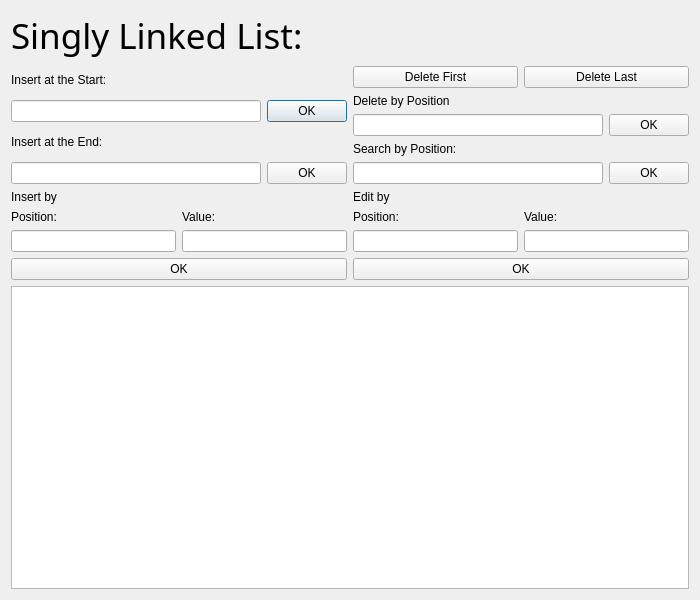
<?xml version="1.0" encoding="UTF-8"?>
<ui version="4.0">
 <class>SimpleList</class>
 <widget class="QDialog" name="SimpleList">
  <property name="geometry">
   <rect>
    <x>0</x>
    <y>0</y>
    <width>700</width>
    <height>600</height>
   </rect>
  </property>
  <property name="windowTitle">
   <string>Dialog</string>
  </property>
  <layout class="QVBoxLayout" name="verticalLayout_14">
   <item>
    <widget class="QLabel" name="label_3">
     <property name="font">
      <font>
       <family>San Francisco Text</family>
       <pointsize>26</pointsize>
      </font>
     </property>
     <property name="text">
      <string>Singly Linked List:</string>
     </property>
    </widget>
   </item>
   <item>
    <layout class="QHBoxLayout" name="horizontalLayout_8">
     <item>
      <layout class="QVBoxLayout" name="verticalLayout_12">
       <item>
        <layout class="QVBoxLayout" name="verticalLayout_2">
         <item>
          <widget class="QLabel" name="label_4">
           <property name="text">
            <string>Insert at the Start:</string>
           </property>
          </widget>
         </item>
         <item>
          <layout class="QHBoxLayout" name="horizontalLayout_2">
           <item>
            <widget class="QLineEdit" name="addInicio"/>
           </item>
           <item>
            <widget class="QPushButton" name="addInicioButton">
             <property name="text">
              <string>OK</string>
             </property>
            </widget>
           </item>
          </layout>
         </item>
        </layout>
       </item>
       <item>
        <layout class="QVBoxLayout" name="verticalLayout">
         <item>
          <widget class="QLabel" name="label">
           <property name="text">
            <string>Insert at the End:</string>
           </property>
          </widget>
         </item>
         <item>
          <layout class="QHBoxLayout" name="horizontalLayout">
           <item>
            <widget class="QLineEdit" name="addText"/>
           </item>
           <item>
            <widget class="QPushButton" name="addButton">
             <property name="text">
              <string>OK</string>
             </property>
            </widget>
           </item>
          </layout>
         </item>
        </layout>
       </item>
       <item>
        <layout class="QVBoxLayout" name="verticalLayout_6">
         <item>
          <layout class="QVBoxLayout" name="verticalLayout_5">
           <item>
            <widget class="QLabel" name="label_2">
             <property name="text">
              <string>Insert by</string>
             </property>
            </widget>
           </item>
           <item>
            <layout class="QHBoxLayout" name="horizontalLayout_3">
             <item>
              <layout class="QVBoxLayout" name="verticalLayout_3">
               <item>
                <widget class="QLabel" name="label_5">
                 <property name="text">
                  <string>Position:</string>
                 </property>
                </widget>
               </item>
               <item>
                <widget class="QLineEdit" name="labelTextoposicionInsertar"/>
               </item>
              </layout>
             </item>
             <item>
              <layout class="QVBoxLayout" name="verticalLayout_4">
               <item>
                <widget class="QLabel" name="label_6">
                 <property name="text">
                  <string>Value:</string>
                 </property>
                </widget>
               </item>
               <item>
                <widget class="QLineEdit" name="labeltextovalor"/>
               </item>
              </layout>
             </item>
            </layout>
           </item>
          </layout>
         </item>
         <item>
          <widget class="QPushButton" name="ButtonInsertarporPos">
           <property name="text">
            <string>OK</string>
           </property>
          </widget>
         </item>
        </layout>
       </item>
      </layout>
     </item>
     <item>
      <layout class="QVBoxLayout" name="verticalLayout_13">
       <item>
        <layout class="QHBoxLayout" name="horizontalLayout_7">
         <item>
          <widget class="QPushButton" name="EliminarInicioButton">
           <property name="text">
            <string>Delete First</string>
           </property>
          </widget>
         </item>
         <item>
          <widget class="QPushButton" name="EliminarFinalButton">
           <property name="text">
            <string>Delete Last</string>
           </property>
          </widget>
         </item>
        </layout>
       </item>
       <item>
        <layout class="QVBoxLayout" name="verticalLayout_7">
         <item>
          <widget class="QLabel" name="label_7">
           <property name="text">
            <string>Delete by Position</string>
           </property>
          </widget>
         </item>
         <item>
          <layout class="QHBoxLayout" name="horizontalLayout_4">
           <item>
            <widget class="QLineEdit" name="labelEliminarPos"/>
           </item>
           <item>
            <widget class="QPushButton" name="EliminarPosButton">
             <property name="text">
              <string>OK</string>
             </property>
            </widget>
           </item>
          </layout>
         </item>
        </layout>
       </item>
       <item>
        <layout class="QVBoxLayout" name="verticalLayout_11">
         <item>
          <widget class="QLabel" name="label_11">
           <property name="text">
            <string>Search by Position:</string>
           </property>
          </widget>
         </item>
         <item>
          <layout class="QHBoxLayout" name="horizontalLayout_6">
           <item>
            <widget class="QLineEdit" name="labelBuscar"/>
           </item>
           <item>
            <widget class="QPushButton" name="buscarButton">
             <property name="text">
              <string>OK</string>
             </property>
            </widget>
           </item>
          </layout>
         </item>
        </layout>
       </item>
       <item>
        <layout class="QVBoxLayout" name="verticalLayout_10">
         <item>
          <widget class="QLabel" name="label_8">
           <property name="text">
            <string>Edit by</string>
           </property>
          </widget>
         </item>
         <item>
          <layout class="QHBoxLayout" name="horizontalLayout_5">
           <item>
            <layout class="QVBoxLayout" name="verticalLayout_8">
             <item>
              <widget class="QLabel" name="label_9">
               <property name="text">
                <string>Position:</string>
               </property>
              </widget>
             </item>
             <item>
              <widget class="QLineEdit" name="LabelEditarPos"/>
             </item>
            </layout>
           </item>
           <item>
            <layout class="QVBoxLayout" name="verticalLayout_9">
             <item>
              <widget class="QLabel" name="label_10">
               <property name="text">
                <string>Value:</string>
               </property>
              </widget>
             </item>
             <item>
              <widget class="QLineEdit" name="LabelEditarVal"/>
             </item>
            </layout>
           </item>
          </layout>
         </item>
         <item>
          <widget class="QPushButton" name="EditarButton">
           <property name="text">
            <string>OK</string>
           </property>
          </widget>
         </item>
        </layout>
       </item>
      </layout>
     </item>
    </layout>
   </item>
   <item>
    <widget class="QGraphicsView" name="graphicsView"/>
   </item>
  </layout>
 </widget>
 <resources/>
 <connections/>
</ui>
